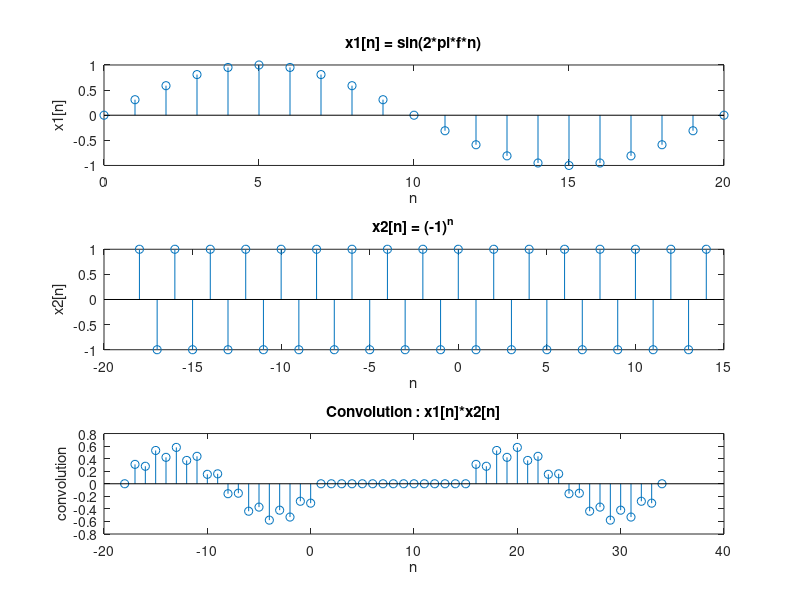

Source code (MATLAB):
n1=0:20;
n2=-18:14;
f=0.05;
x1=sin(2*pi*f*n1);
x2=(-1).^n2;

conv_result=conv(x1,x2);
conv_n=(n1(1)+n2(1)):(n1(end)+n2(end));

figure;
subplot(3,1,1);
stem(n1, x1);
title('x1[n] = sin(2*pi*f*n)');
xlabel('n');
ylabel('x1[n]');
subplot(3,1,2);
stem(n2, x2);
title('x2[n] = (-1)^n');
xlabel('n');
ylabel('x2[n]');
subplot(3,1,3);
stem(conv_n,conv_result);
title('Convolution : x1[n]*x2[n]');
xlabel('n');
ylabel('convolution');